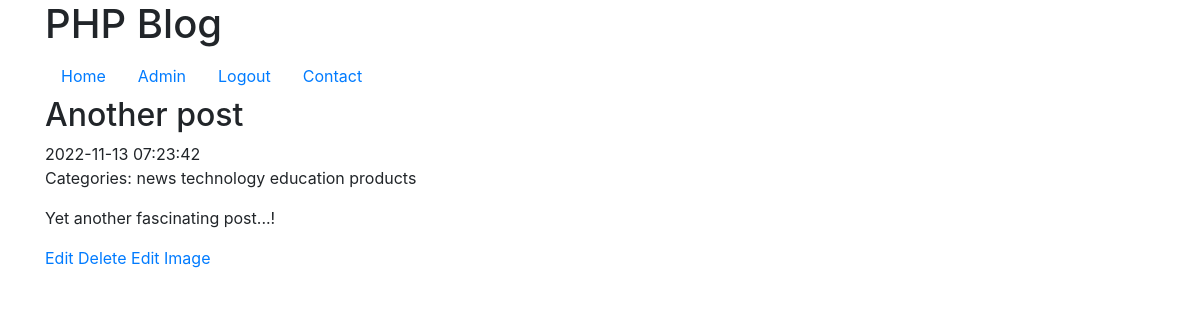
The page /Admin/article.php?id=2 (signed in) on the database its author committed.
### tables this page shows
CREATE TABLE `article` (
  `id` int(11) NOT NULL,
  `title` varchar(128) NOT NULL,
  `content` text NOT NULL,
  `published_at` datetime DEFAULT NULL,
  `image_file` varchar(200) DEFAULT NULL
);

CREATE TABLE `category` (
  `id` int(11) NOT NULL,
  `name` varchar(128) NOT NULL
);

### classes/Article.php (called while the page is built, shortened)
<?php
class Article {
    public static function getWithCategories($conn, $id, $only_published = false) {
        $sql = "SELECT article.*, category.name AS category_name
                FROM article
                LEFT JOIN article_category
                ON article.id = article_category.article_id
                LEFT JOIN category
                ON article_category.category_id = category.id
                WHERE article.id = :id";
        $stmt = $conn->prepare($sql);
        $stmt->bindValue(":id", $id, PDO::PARAM_INT);
        $stmt->execute();
        return $stmt->fetchAll(PDO::FETCH_ASSOC);
    }
}

### Admin/article.php (the view, shortened to what this page needs)
<?php
$conn = require '../includes/db.php';
if (isset($_GET['id'])) {
    $article = Article::getWithCategories($conn, $_GET['id']);
} else {
    $article = null;
}
?>
<?php require '../includes/header.php' ?>
<?php if ($article) : ?>
    <article>
        <h2><?= htmlspecialchars($article[0]['title']); ?></h2>
        <?php if($article[0]['published_at']): ?>
            <time><?= $article[0]['published_at']; ?></time>
        <?php else: ?>
            Unpublished
        <?php endif; ?>
        <?php if ($article[0]['category_name']) : ?>
            <p>Categories:
                <?php foreach ($article as $a) : ?>
                    <?= htmlspecialchars($a['category_name']) ?>
                <?php endforeach; ?>
            </p>
        <?php endif; ?>
        <p><?= htmlspecialchars($article[0]['content']); ?></p>
    </article>
    <a href="edit-article.php?id=<?= $article[0]['id']; ?>">Edit</a>
    <a class="delete" href="delete-article.php?id=<?= $article[0]['id']; ?>">Delete</a>
    <a href="edit-article-image.php?id=<?= $article[0]['id']; ?>">Edit Image</a>
<?php else : ?>
    <p>Article not found.</p>
<?php endif ?>
<?php require '../includes/footer.php' ?>

### rows shown on the page
article: title "Another post", published_at "2022-11-13 07:23:42", category.name "news", category.name "technology", category.name "education", category.name "products", content "Yet another fascinating post...!"
